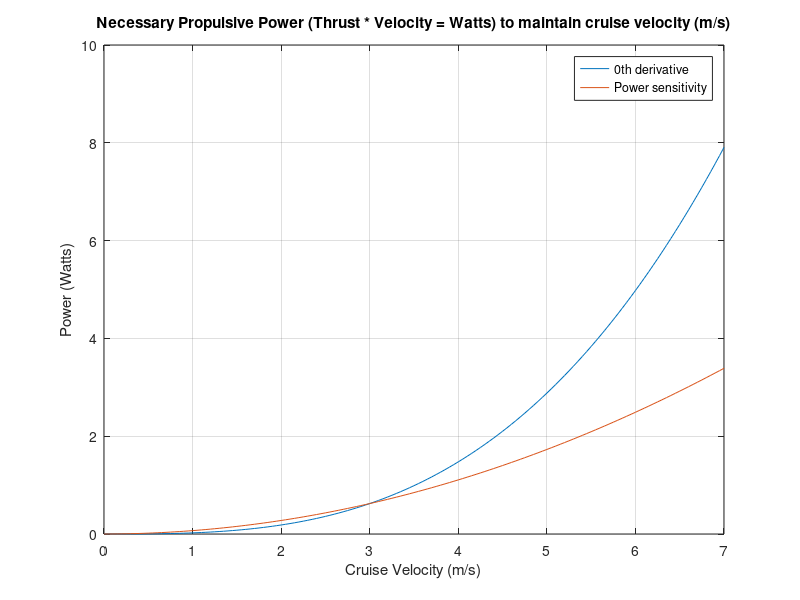

Source code (MATLAB):
clc; clear all;

m = 10
W = m*9.81 % Units: Newtons
Cd = 0.03
Cl = 0.5
rho = 1.13
v = 0:0.05:7    % Units: meters per second
S = 1.36        % Units: square meters
P = (0.5 * rho * S * Cd) .* (v.^3);
dP = (3/2 * rho * S * Cd) .* (v.^2);

figure;
plot(v, P, 'DisplayName', '0th derivative');
hold on;
plot(v, dP, 'DisplayName', 'Power sensitivity');
hold off;
xlabel('Cruise Velocity (m/s)');
ylabel('Power (Watts)');
title('Necessary Propulsive Power (Thrust * Velocity = Watts) to maintain cruise velocity (m/s)');
grid on;
axis ([0 7 0 10]);
legend show;
